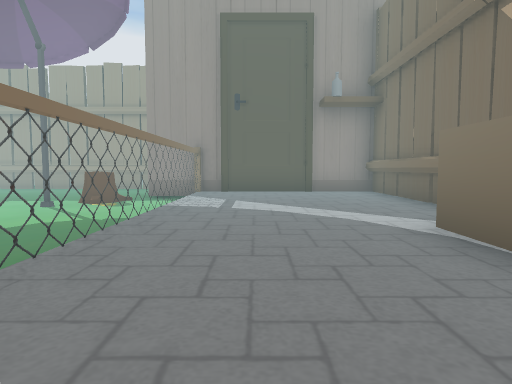
View 1 (above)

16 first-person views from a walk through a scene from a Unity 3-D project. The camera is 1.2 m above the floor, tilts 4° down and sees 75° across. The floor is counted in squares, 2 m on a side. Each view is taken from the middle of a square. On the plan, view 1 faces up. The plan holds only what a view shows up to about 10 squares ahead; the rest is blank. The place goes on beyond the plan. The player character is not drawn. Some animated figures are not drawn. Some surface patterns are stand-ins.

View 2
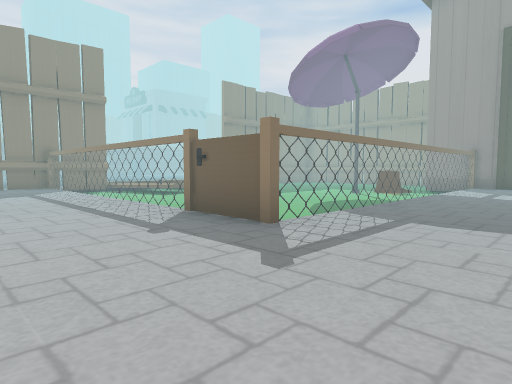

View 3
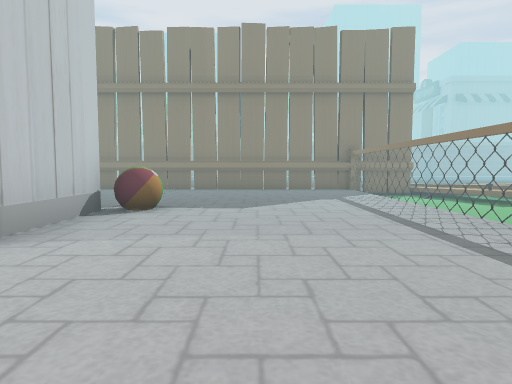

View 4
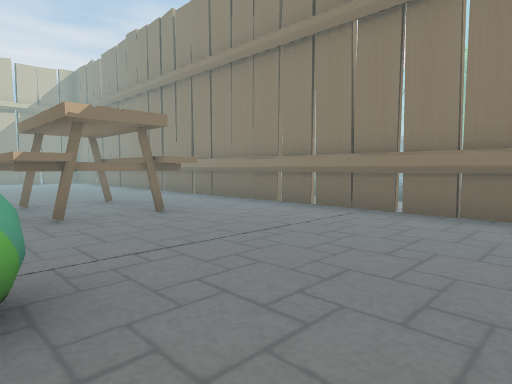

View 5
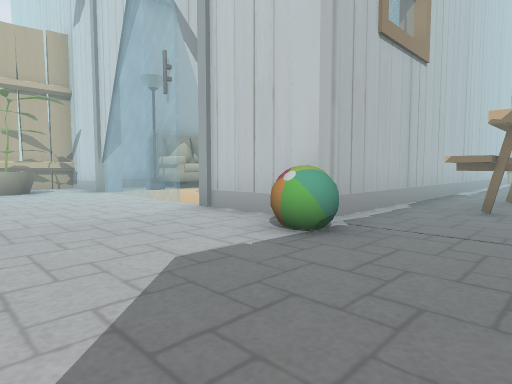

View 6
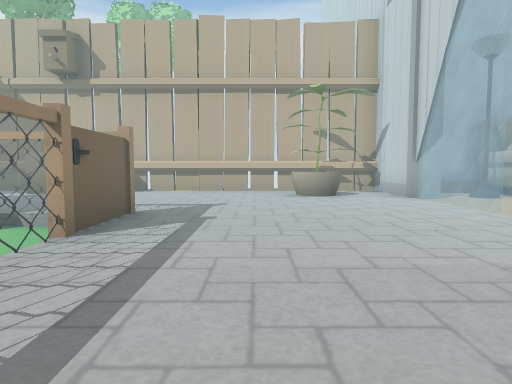

View 7
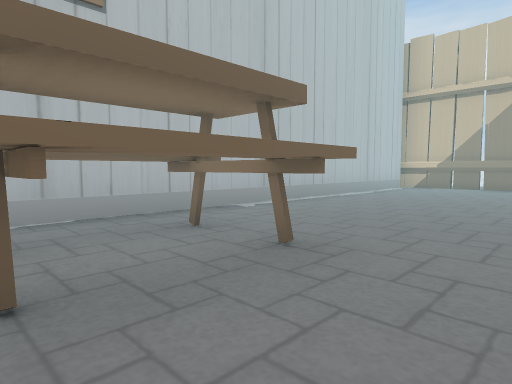

View 8
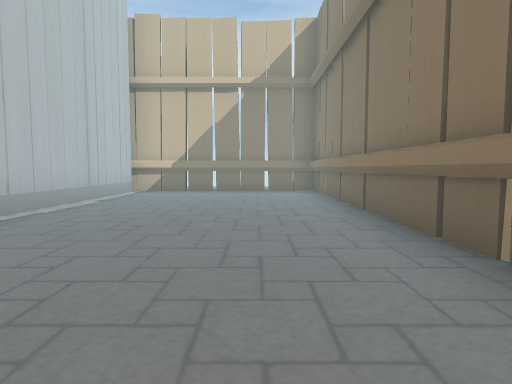

View 9
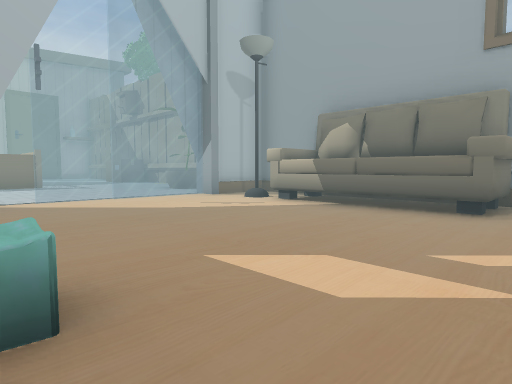

View 10
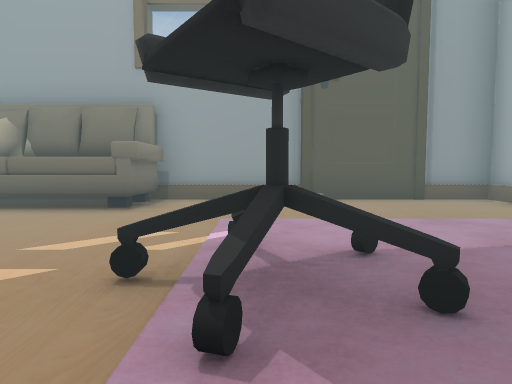

View 11
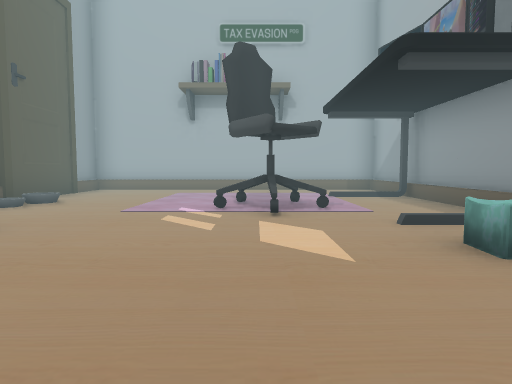

View 12
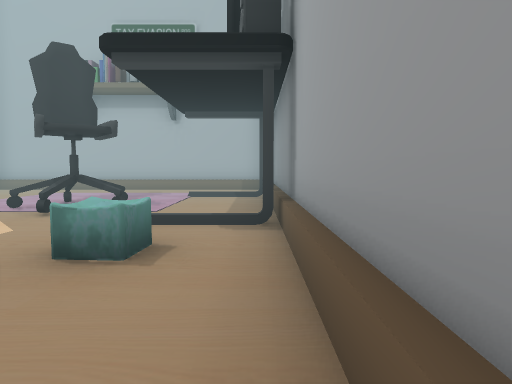

View 13
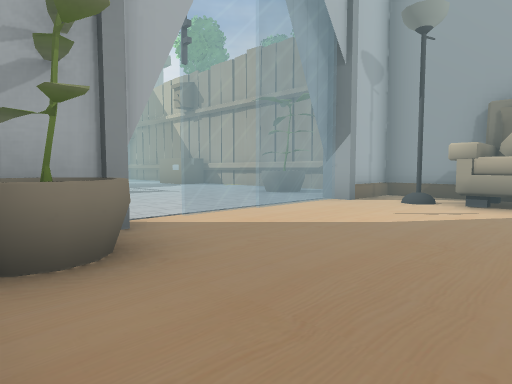

View 14
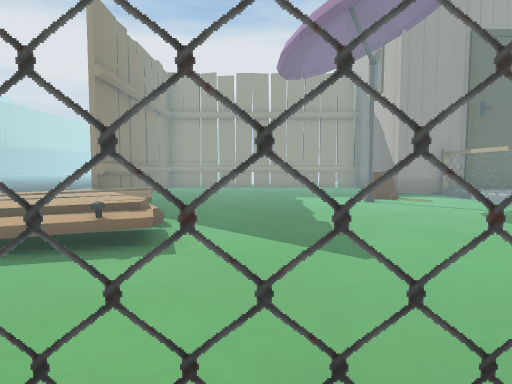

View 15
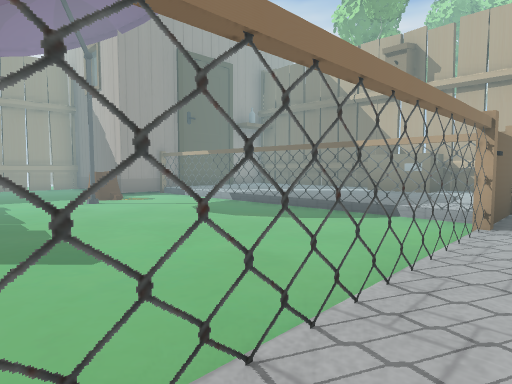

View 16
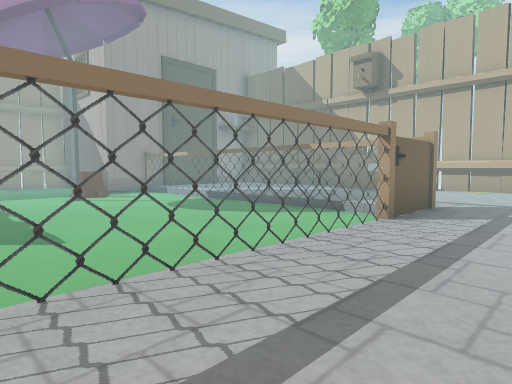

### Floor plan
Key: @ floor where view 1 was taken; # wall or solid block; . main floor; : floor 0.25 m higher than the main floor; - floor 0.25 m lower than the main floor; + floor 0.5 m higher than the main floor; = window, fence, low wall or low ledge; S stump; T thing the floor can be seen under or through; A table; P plant; L lamp; C chair; O other object.
Columns run from 11 left of view 1 to 3 right of it. Each row starts with its distance up from view 1.
 10     ----
  9 ##------#######
  8 ##-----SST....#
  7 ##-------T....#
  6 :--------T....#
  5 :::------T....#
  4 ::-------T....#
  3  :+------T...O#
  2  :-------T...O#
  1 ##-------T....#
  0 ##TTTTTTTT.@..#
 -1 #.............#
 -2 #.............#
 -3 #............P#
 -4 #.............#
 -5 #....O##.===###
 -6 #....#.P......#
 -7 #.AAA#......L.#
 -8 #..AA#......OO#
 -9 #..AA#......OO
-10 #....#......OO
-11 #....#......OO#
-12 #....#........#
-13 #....#..CC...=#
-14 #....#.......##
-15 #....#........#
-16 #....#  ......#
-17 #....#........#
-18 ###############

Positions as (right, up) in squares from view 1, and headings:
1: (0, 0), facing up
2: (1, -3), facing up-left
3: (-1, -3), facing left
4: (-6, -3), facing down-left
5: (-8, -2), facing down-right
6: (-6, -2), facing right
7: (-10, -7), facing down-right
8: (-9, -9), facing down
9: (-4, -12), facing up-right
10: (-4, -13), facing right
11: (-2, -8), facing down
12: (-5, -8), facing down
13: (-5, -9), facing up-right
14: (-7, -1), facing up
15: (-7, -1), facing up-right
16: (-7, -2), facing up-right
